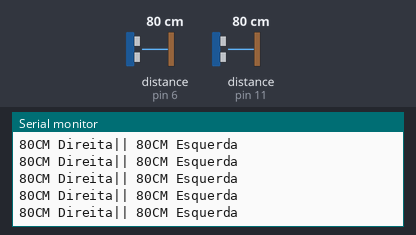
This sketch was run on a simulated Arduino Uno, built with avr-gcc and run on an emulated ATmega328P. On the bench: the last lines printed to the serial monitor. The inputs (shaded band) are chosen by the test bench; at power-on: distance to the obstacle (sensors on pin 6, pin 11) 80 cm. The echo pulse lasts 58.3 µs per cm.

Above: at 1.2 s.
1.3 s: distance to the obstacle (sensor on pin 6) set to 120 cm
At 1.34 s:
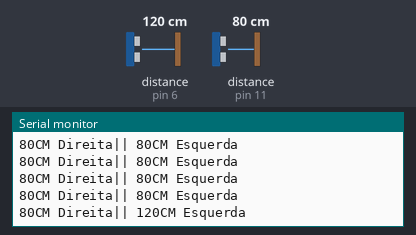
4.3 s: distance to the obstacle (sensor on pin 11) set to 35 cm
At 4.39 s:
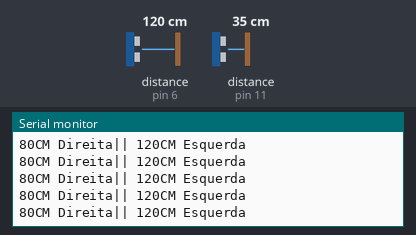
7.3 s: distance to the obstacle (sensor on pin 6) set to 2 cm
At 7.38 s:
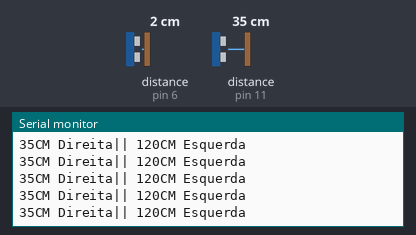
10.3 s: distance to the obstacle (sensor on pin 6) set to 60 cm
At 10.5 s:
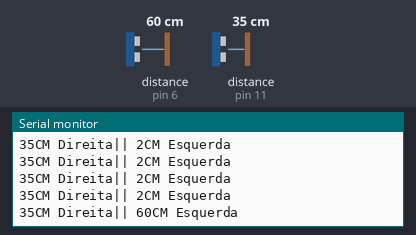
13.3 s: distance to the obstacle (sensor on pin 11) set to 2 cm
At 13.4 s:
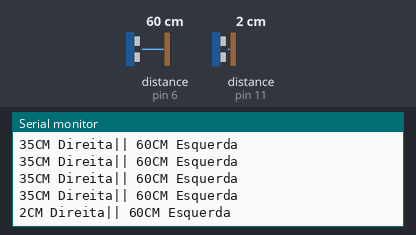
14.8 s: distance to the obstacle (sensor on pin 11) set to 120 cm
At 14.87 s:
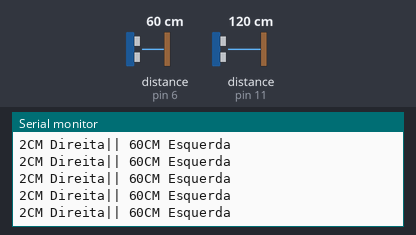
Timing chart, 0 to 17.8 s (numbered marks = the images above; inputs shaded):
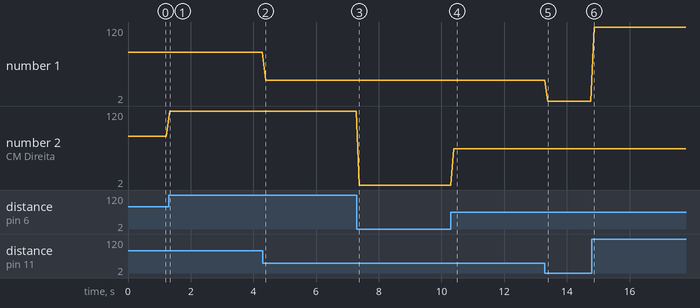

Measured:
- after the input at 1.3 s, the serial monitor: prints a new line at once (image 1)
- after the input at 10.3 s, the serial monitor: prints a new line after 0.09 s (image 4)
- after the input at 13.3 s, the serial monitor: prints a new line after 0.09 s (image 5)
- plotted number 1: 80 → 35 after the input at 4.3 s, 35 → 2 after the input at 13.3 s, 2 → 120 after the input at 14.8 s
- plotted number 2: 80 → 120 after the input at 1.3 s, 120 → 2 after the input at 7.3 s, 2 → 60 after the input at 10.3 s

The sketch:

Novo_Ultra.ino
```cpp
#include <Ultrasonic.h>
#define echoDireita 11
#define echoEsquerda 6

Ultrasonic ultrasonic(13,echoDireita); // (Trig PIN,Echo PIN)
Ultrasonic ultrasonic2(13,echoEsquerda  );
void setup() {
Serial.begin(9600);
}

void loop()
{
  Serial.print(ultrasonic.Ranging(CM)); // CM or INC
  Serial.print("CM Direita|| ");

  Serial.print(ultrasonic2.Ranging(CM)); // CM or INC
  Serial.println("CM Esquerda");
  delay(100);
}
```
